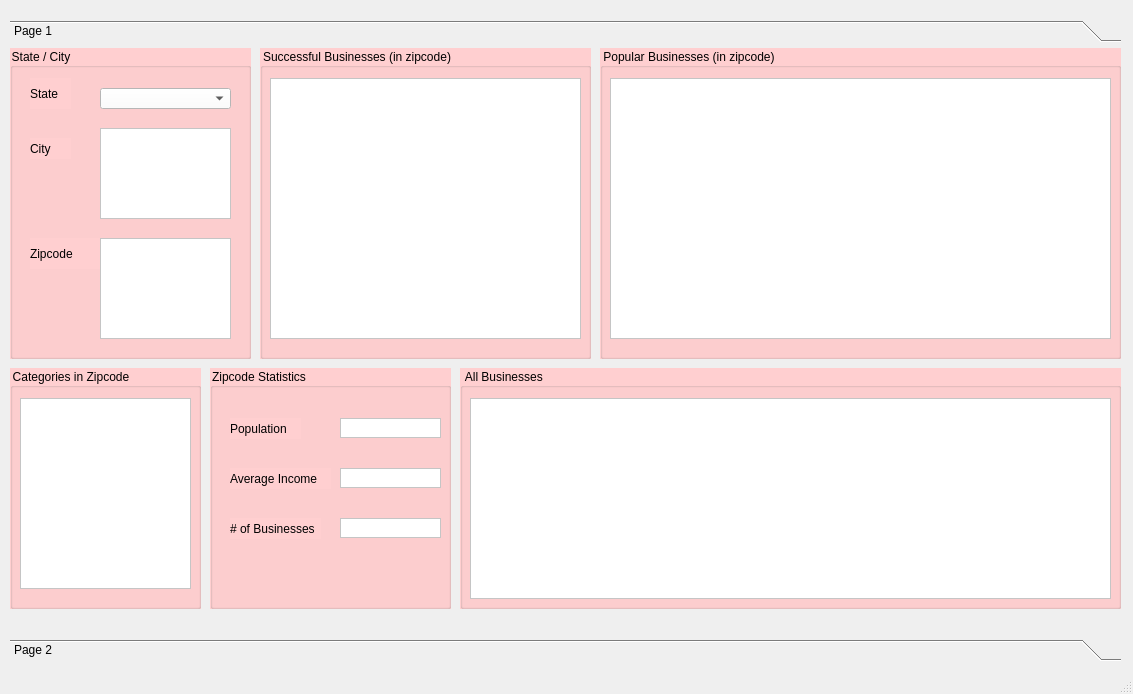
<?xml version="1.0" encoding="UTF-8"?>
<ui version="4.0">
 <class>mainWindow</class>
 <widget class="QMainWindow" name="mainWindow">
  <property name="geometry">
   <rect>
    <x>0</x>
    <y>0</y>
    <width>1133</width>
    <height>694</height>
   </rect>
  </property>
  <property name="windowTitle">
   <string>Yelp Business Search</string>
  </property>
  <widget class="QWidget" name="centralwidget">
   <widget class="QToolBox" name="toolBox">
    <property name="geometry">
     <rect>
      <x>10</x>
      <y>20</y>
      <width>1111</width>
      <height>641</height>
     </rect>
    </property>
    <property name="currentIndex">
     <number>0</number>
    </property>
    <widget class="QWidget" name="page">
     <property name="geometry">
      <rect>
       <x>0</x>
       <y>0</y>
       <width>1111</width>
       <height>581</height>
      </rect>
     </property>
     <attribute name="label">
      <string>Page 1</string>
     </attribute>
     <widget class="QGroupBox" name="groupBox">
      <property name="geometry">
       <rect>
        <x>0</x>
        <y>0</y>
        <width>241</width>
        <height>311</height>
       </rect>
      </property>
      <property name="autoFillBackground">
       <bool>false</bool>
      </property>
      <property name="styleSheet">
       <string notr="true">font: 12pt &quot;Segoe UI&quot;;
background-color: rgb(255, 207, 208);</string>
      </property>
      <property name="title">
       <string>State / City</string>
      </property>
      <widget class="QComboBox" name="stateList">
       <property name="geometry">
        <rect>
         <x>90</x>
         <y>40</y>
         <width>131</width>
         <height>21</height>
        </rect>
       </property>
       <property name="styleSheet">
        <string notr="true">background-color: rgb(158, 202, 255);
background-color: rgb(255, 255, 255);
font: 10pt &quot;Yu Gothic UI&quot;;</string>
       </property>
      </widget>
      <widget class="QLabel" name="label">
       <property name="geometry">
        <rect>
         <x>20</x>
         <y>30</y>
         <width>41</width>
         <height>31</height>
        </rect>
       </property>
       <property name="styleSheet">
        <string notr="true">font: 10pt &quot;Yu Gothic UI&quot;;</string>
       </property>
       <property name="text">
        <string>State</string>
       </property>
      </widget>
      <widget class="QLabel" name="label_2">
       <property name="geometry">
        <rect>
         <x>20</x>
         <y>90</y>
         <width>41</width>
         <height>21</height>
        </rect>
       </property>
       <property name="styleSheet">
        <string notr="true">font: 10pt &quot;Yu Gothic UI&quot;;</string>
       </property>
       <property name="text">
        <string>City</string>
       </property>
      </widget>
      <widget class="QListWidget" name="cityList">
       <property name="geometry">
        <rect>
         <x>90</x>
         <y>80</y>
         <width>131</width>
         <height>91</height>
        </rect>
       </property>
       <property name="styleSheet">
        <string notr="true">background-color: rgb(255, 255, 255);
font: 10pt &quot;Yu Gothic UI&quot;;</string>
       </property>
      </widget>
      <widget class="QLabel" name="label_5">
       <property name="geometry">
        <rect>
         <x>20</x>
         <y>190</y>
         <width>71</width>
         <height>31</height>
        </rect>
       </property>
       <property name="styleSheet">
        <string notr="true">font: 10pt &quot;Yu Gothic UI&quot;;</string>
       </property>
       <property name="text">
        <string>Zipcode</string>
       </property>
      </widget>
      <widget class="QListWidget" name="zipList">
       <property name="geometry">
        <rect>
         <x>90</x>
         <y>190</y>
         <width>131</width>
         <height>101</height>
        </rect>
       </property>
       <property name="styleSheet">
        <string notr="true">background-color: rgb(255, 255, 255);
font: 10pt &quot;Yu Gothic UI&quot;;</string>
       </property>
      </widget>
     </widget>
     <widget class="QGroupBox" name="groupBox_4">
      <property name="geometry">
       <rect>
        <x>0</x>
        <y>320</y>
        <width>191</width>
        <height>241</height>
       </rect>
      </property>
      <property name="styleSheet">
       <string notr="true">background-color: rgb(255, 207, 208);
font: 12pt &quot;Segoe UI&quot;;</string>
      </property>
      <property name="title">
       <string>Categories in Zipcode</string>
      </property>
      <widget class="QListWidget" name="catList">
       <property name="geometry">
        <rect>
         <x>10</x>
         <y>30</y>
         <width>171</width>
         <height>191</height>
        </rect>
       </property>
       <property name="styleSheet">
        <string notr="true">background-color: rgb(255, 255, 255);
font: 10pt &quot;Yu Gothic UI&quot;;</string>
       </property>
      </widget>
     </widget>
     <widget class="QGroupBox" name="groupBox_2">
      <property name="geometry">
       <rect>
        <x>450</x>
        <y>320</y>
        <width>661</width>
        <height>241</height>
       </rect>
      </property>
      <property name="autoFillBackground">
       <bool>false</bool>
      </property>
      <property name="styleSheet">
       <string notr="true">font: 12pt &quot;Segoe UI&quot;;
background-color: rgb(255, 207, 208);</string>
      </property>
      <property name="title">
       <string> All Businesses</string>
      </property>
      <widget class="QTableWidget" name="busiTable">
       <property name="geometry">
        <rect>
         <x>10</x>
         <y>30</y>
         <width>641</width>
         <height>201</height>
        </rect>
       </property>
       <property name="styleSheet">
        <string notr="true">background-color: rgb(255, 255, 255);
font: 10pt &quot;Yu Gothic UI&quot;;</string>
       </property>
       <attribute name="horizontalHeaderVisible">
        <bool>true</bool>
       </attribute>
       <attribute name="horizontalHeaderStretchLastSection">
        <bool>true</bool>
       </attribute>
       <attribute name="verticalHeaderVisible">
        <bool>true</bool>
       </attribute>
      </widget>
     </widget>
     <widget class="QGroupBox" name="groupBox_5">
      <property name="geometry">
       <rect>
        <x>200</x>
        <y>320</y>
        <width>241</width>
        <height>241</height>
       </rect>
      </property>
      <property name="autoFillBackground">
       <bool>false</bool>
      </property>
      <property name="styleSheet">
       <string notr="true">font: 12pt &quot;Segoe UI&quot;;
background-color: rgb(255, 207, 208);</string>
      </property>
      <property name="title">
       <string>Zipcode Statistics</string>
      </property>
      <widget class="QLabel" name="label_6">
       <property name="geometry">
        <rect>
         <x>20</x>
         <y>50</y>
         <width>71</width>
         <height>21</height>
        </rect>
       </property>
       <property name="styleSheet">
        <string notr="true">font: 10pt &quot;Yu Gothic UI&quot;;</string>
       </property>
       <property name="text">
        <string>Population</string>
       </property>
      </widget>
      <widget class="QLabel" name="label_7">
       <property name="geometry">
        <rect>
         <x>20</x>
         <y>100</y>
         <width>101</width>
         <height>21</height>
        </rect>
       </property>
       <property name="styleSheet">
        <string notr="true">font: 10pt &quot;Yu Gothic UI&quot;;</string>
       </property>
       <property name="text">
        <string>Average Income</string>
       </property>
      </widget>
      <widget class="QLabel" name="label_8">
       <property name="geometry">
        <rect>
         <x>20</x>
         <y>150</y>
         <width>91</width>
         <height>21</height>
        </rect>
       </property>
       <property name="styleSheet">
        <string notr="true">font: 10pt &quot;Yu Gothic UI&quot;;</string>
       </property>
       <property name="text">
        <string># of Businesses</string>
       </property>
      </widget>
      <widget class="QTextBrowser" name="busiNo">
       <property name="geometry">
        <rect>
         <x>130</x>
         <y>150</y>
         <width>101</width>
         <height>20</height>
        </rect>
       </property>
       <property name="styleSheet">
        <string notr="true">background-color: rgb(255, 255, 255);
font: 10pt &quot;Yu Gothic UI&quot;;</string>
       </property>
       <property name="verticalScrollBarPolicy">
        <enum>Qt::ScrollBarAlwaysOff</enum>
       </property>
      </widget>
      <widget class="QTextBrowser" name="avgIncome">
       <property name="geometry">
        <rect>
         <x>130</x>
         <y>100</y>
         <width>101</width>
         <height>20</height>
        </rect>
       </property>
       <property name="styleSheet">
        <string notr="true">background-color: rgb(255, 255, 255);
font: 10pt &quot;Yu Gothic UI&quot;;</string>
       </property>
       <property name="verticalScrollBarPolicy">
        <enum>Qt::ScrollBarAlwaysOff</enum>
       </property>
      </widget>
      <widget class="QTextBrowser" name="population">
       <property name="geometry">
        <rect>
         <x>130</x>
         <y>50</y>
         <width>101</width>
         <height>20</height>
        </rect>
       </property>
       <property name="styleSheet">
        <string notr="true">background-color: rgb(255, 255, 255);
font: 10pt &quot;Yu Gothic UI&quot;;</string>
       </property>
       <property name="verticalScrollBarPolicy">
        <enum>Qt::ScrollBarAlwaysOff</enum>
       </property>
      </widget>
     </widget>
     <widget class="QGroupBox" name="groupBox_6">
      <property name="geometry">
       <rect>
        <x>590</x>
        <y>0</y>
        <width>521</width>
        <height>311</height>
       </rect>
      </property>
      <property name="styleSheet">
       <string notr="true">background-color: rgb(255, 207, 208);
font: 12pt &quot;Segoe UI&quot;;</string>
      </property>
      <property name="title">
       <string>Popular Businesses (in zipcode)</string>
      </property>
      <widget class="QTableWidget" name="popTable">
       <property name="geometry">
        <rect>
         <x>10</x>
         <y>30</y>
         <width>501</width>
         <height>261</height>
        </rect>
       </property>
       <property name="styleSheet">
        <string notr="true">background-color: rgb(255, 255, 255);
font: 10pt &quot;Yu Gothic UI&quot;;</string>
       </property>
       <attribute name="horizontalHeaderVisible">
        <bool>true</bool>
       </attribute>
       <attribute name="horizontalHeaderStretchLastSection">
        <bool>true</bool>
       </attribute>
       <attribute name="verticalHeaderVisible">
        <bool>true</bool>
       </attribute>
      </widget>
     </widget>
     <widget class="QGroupBox" name="groupBox_7">
      <property name="geometry">
       <rect>
        <x>250</x>
        <y>0</y>
        <width>331</width>
        <height>311</height>
       </rect>
      </property>
      <property name="styleSheet">
       <string notr="true">background-color: rgb(255, 207, 208);
font: 12pt &quot;Segoe UI&quot;;</string>
      </property>
      <property name="title">
       <string>Successful Businesses (in zipcode)</string>
      </property>
      <widget class="QTableWidget" name="succTable">
       <property name="geometry">
        <rect>
         <x>10</x>
         <y>30</y>
         <width>311</width>
         <height>261</height>
        </rect>
       </property>
       <property name="styleSheet">
        <string notr="true">background-color: rgb(255, 255, 255);
font: 10pt &quot;Yu Gothic UI&quot;;</string>
       </property>
       <attribute name="horizontalHeaderVisible">
        <bool>true</bool>
       </attribute>
       <attribute name="horizontalHeaderStretchLastSection">
        <bool>true</bool>
       </attribute>
       <attribute name="verticalHeaderVisible">
        <bool>true</bool>
       </attribute>
      </widget>
     </widget>
    </widget>
    <widget class="QWidget" name="page_2">
     <property name="geometry">
      <rect>
       <x>0</x>
       <y>0</y>
       <width>98</width>
       <height>28</height>
      </rect>
     </property>
     <attribute name="label">
      <string>Page 2</string>
     </attribute>
     <widget class="QGroupBox" name="groupBox_3">
      <property name="geometry">
       <rect>
        <x>40</x>
        <y>10</y>
        <width>1051</width>
        <height>581</height>
       </rect>
      </property>
      <property name="styleSheet">
       <string notr="true">font: 12pt &quot;Segoe UI&quot;;</string>
      </property>
      <property name="title">
       <string>Search Business by Name</string>
      </property>
      <widget class="QLabel" name="label_3">
       <property name="geometry">
        <rect>
         <x>130</x>
         <y>60</y>
         <width>151</width>
         <height>61</height>
        </rect>
       </property>
       <property name="styleSheet">
        <string notr="true">font: 12pt &quot;Segoe UI&quot;;</string>
       </property>
       <property name="text">
        <string>Enter Business Name</string>
       </property>
      </widget>
      <widget class="QLineEdit" name="bname">
       <property name="geometry">
        <rect>
         <x>340</x>
         <y>80</y>
         <width>261</width>
         <height>31</height>
        </rect>
       </property>
      </widget>
      <widget class="QLabel" name="label_4">
       <property name="geometry">
        <rect>
         <x>130</x>
         <y>380</y>
         <width>141</width>
         <height>71</height>
        </rect>
       </property>
       <property name="styleSheet">
        <string notr="true">font: 12pt &quot;Segoe UI&quot;;</string>
       </property>
       <property name="text">
        <string>City Of Business</string>
       </property>
      </widget>
      <widget class="QLineEdit" name="bcity">
       <property name="geometry">
        <rect>
         <x>340</x>
         <y>400</y>
         <width>261</width>
         <height>31</height>
        </rect>
       </property>
       <property name="readOnly">
        <bool>true</bool>
       </property>
      </widget>
      <widget class="QListWidget" name="businesses">
       <property name="geometry">
        <rect>
         <x>340</x>
         <y>150</y>
         <width>261</width>
         <height>192</height>
        </rect>
       </property>
      </widget>
     </widget>
    </widget>
   </widget>
  </widget>
  <widget class="QStatusBar" name="statusbar"/>
 </widget>
 <resources/>
 <connections/>
</ui>
